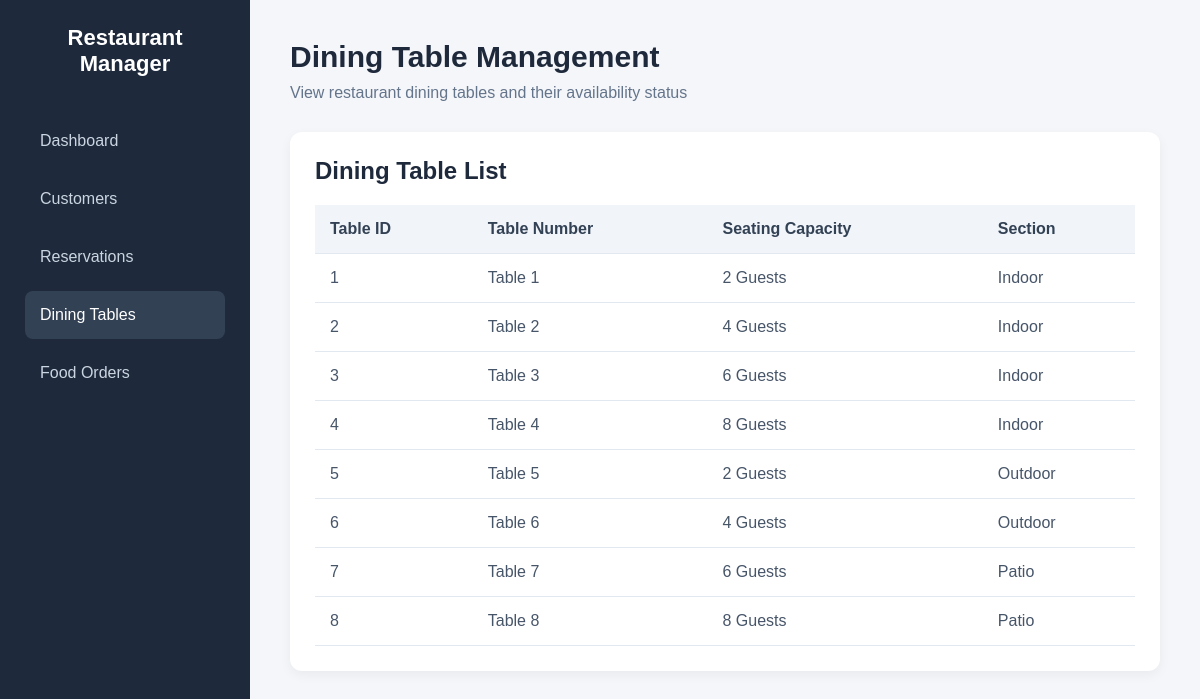
/tables.php, run on the app's committed database.
### tables this page shows
CREATE TABLE `DiningTable` (
  `table_id` int NOT NULL AUTO_INCREMENT,
  `table_number` int NOT NULL,
  `capacity` int NOT NULL,
  `section` varchar(50) DEFAULT NULL,
  PRIMARY KEY (`table_id`),
  UNIQUE KEY `table_number` (`table_number`),
  CONSTRAINT `diningtable_chk_1` CHECK ((`capacity` > 0))
);

### tables.php (the view, shortened to what this page needs)
<?php
require_once "db_connection.php";
$sql = "
    SELECT
        table_id,
        table_number,
        capacity,
        section
    FROM DiningTable
    ORDER BY table_number ASC
";
$result = $con->query($sql);
?>
<!DOCTYPE html>
<html lang="en">
<head>
    <link rel="stylesheet" href="css/style.css?v=10">
</head>
<body>
    <div class="sidebar">
        <h2>Restaurant Manager</h2>
        <nav>
            <a href="index.php">Dashboard</a>
            <a href="customers.php">Customers</a>
            <a href="reservations.php">Reservations</a>
            <a href="tables.php" class="active">Dining Tables</a>
            <a href="orders.php">Food Orders</a>
        </nav>
    </div>
    <div class="main-content">
        <header>
            <h1>Dining Table Management</h1>
            <p>View restaurant dining tables and their availability status</p>
        </header>
        <div class="customer-section">
            <h2>Dining Table List</h2>
            <table class="customer-table">
                <thead>
                    <tr>
                        <th>Table ID</th>
                        <th>Table Number</th>
                        <th>Seating Capacity</th>
                        <th>Section</th>
                    </tr>
                </thead>
                <tbody>
                    <?php if ($result->num_rows > 0): ?>
                        <?php while ($row = $result->fetch_assoc()): ?>
                            <tr>
                                <td>
                                    <?php echo (int)$row['table_id']; ?>
                                </td>
                                <td>
                                    Table <?php echo (int)$row['table_number']; ?>
                                </td>
                                <td>
                                    <?php echo (int)$row['capacity']; ?> Guests
                                </td>
                                <td>
                                    <?php echo htmlspecialchars(
                                        $row['section'] ?? '',
                                        ENT_QUOTES,
                                        'UTF-8'
                                    ); ?>
                                </td>
                            </tr>
                        <?php endwhile; ?>
                    <?php endif; ?>
                </tbody>
            </table>
        </div>
    </div>
</body>
</html>

### css/style.css (style rules this page uses)
* { margin: 0; padding: 0; box-sizing: border-box; font-family: Arial, sans-serif; }
body { display: flex; background-color: #f4f6f9; }
.sidebar { width: 250px; height: 100vh; background-color: #1e293b; color: white; padding: 25px; position: fixed; }
.sidebar h2 { font-size: 22px; margin-bottom: 40px; text-align: center; }
.sidebar nav a { display: block; color: #cbd5e1; text-decoration: none; padding: 15px; margin-bottom: 10px; border-radius: 8px; transition: 0.3s; }
.sidebar nav a:hover, .sidebar nav a.active { background-color: #334155; color: white; }
.main-content { margin-left: 250px; padding: 40px; width: calc(100% - 250px); }
header h1 { font-size: 30px; color: #1e293b; }
header p { margin-top: 10px; color: #64748b; }
.customer-section { background: white; padding: 25px; border-radius: 12px; margin-top: 30px; box-shadow: 0 4px 12px rgba(0, 0, 0, 0.05); overflow-x: auto; }
.customer-section h2 { margin-bottom: 20px; color: #1e293b; }
.customer-table { width: 100%; border-collapse: collapse; min-width: 650px; }
.customer-table th, .customer-table td { padding: 15px; text-align: left; border-bottom: 1px solid #e2e8f0; }
.customer-table th { background: #f1f5f9; color: #334155; }
.customer-table td { color: #475569; }

### data on the page
diningtable: table_id "1", table_number "1", capacity "2", section "Indoor"
diningtable: table_id "2", table_number "2", capacity "4", section "Indoor"
diningtable: table_id "3", table_number "3", capacity "6", section "Indoor"
diningtable: table_id "4", table_number "4", capacity "8", section "Indoor"
diningtable: table_id "5", table_number "5", capacity "2", section "Outdoor"
diningtable: table_id "6", table_number "6", capacity "4", section "Outdoor"
diningtable: table_id "7", table_number "7", capacity "6", section "Patio"
diningtable: table_id "8", table_number "8", capacity "8", section "Patio"
